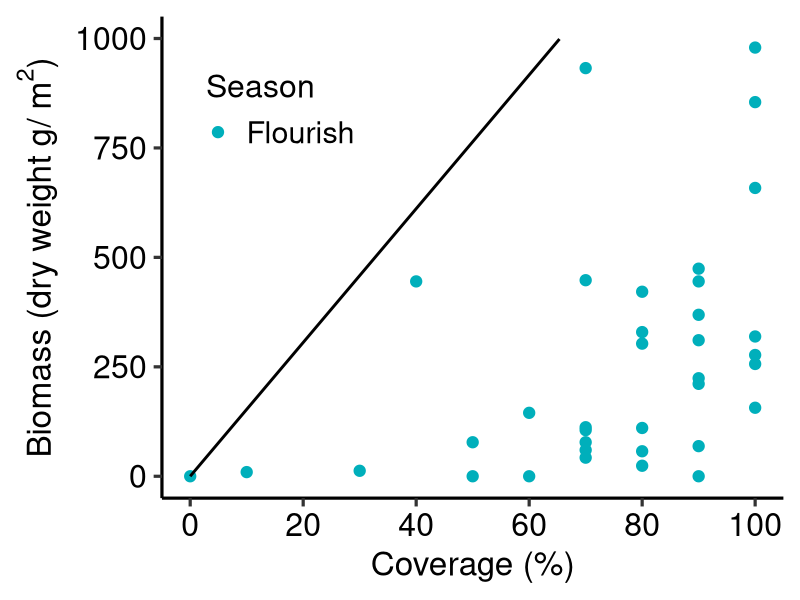
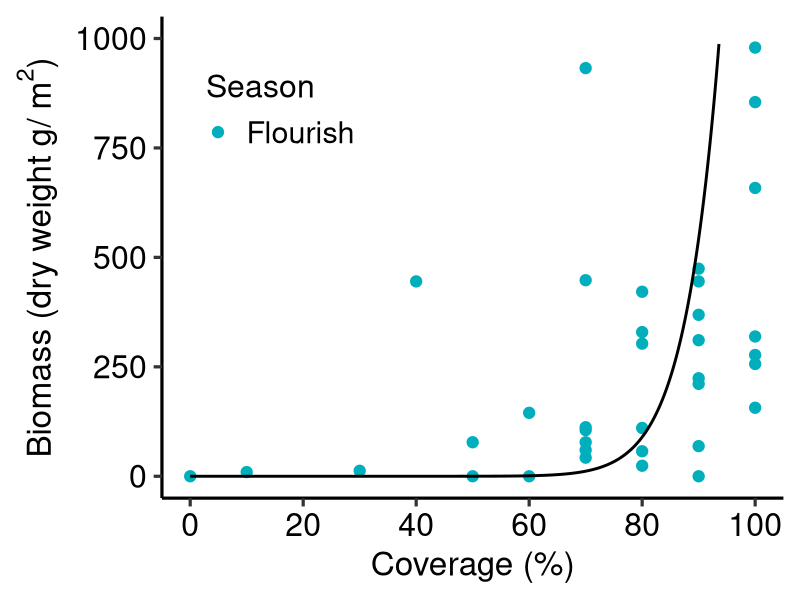
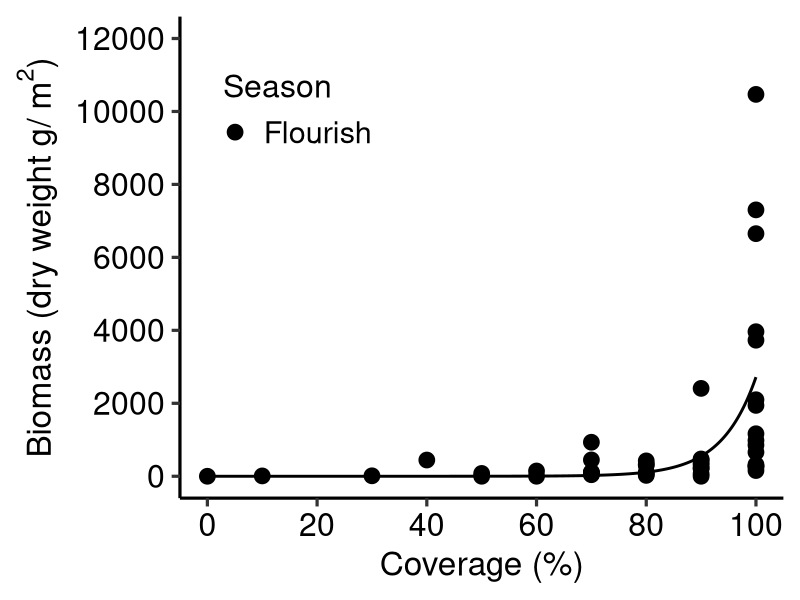

Source code (R) for these figures, in order: (Note: this script raises an error after producing the figures.)
##########################################
### R codes for Kombu (Saccharina) #######
##########################################


rm(list=ls())
library(ggplot2)

Kombu<-read.csv("Kombu.csv",stringsAsFactors = TRUE)
Kombu$Season <- factor(Kombu$Season, 
                       levels = c("Flourish","Decline") )
names(Kombu)

####### Hokkaido @ Makombu##########
Kombu_Hokkaido<-subset(Kombu,Kombu$Jap_name=="Onikombu"|Kombu$Jap_name=="Makombu"&Kombu$Region=="Hokkaido")
Kombu_Hokkaido$DW_g_m2

###Linear model#####
model1_HD1<- glm(DW_g_m2~ Cover,
                data = Kombu_Hokkaido)

model1_HD<- nls(DW_g_m2~ a*Cover,
                start = list(a=100),
                control = list(maxiter = 50000, warnOnly = TRUE),
                data = Kombu_Hokkaido)
summary(model1_HD)
AIC(model1_HD)
BIC(model1_HD)

####Power model#####
model2_HD<- nls(DW_g_m2~ a*Cover^b,
                start = list(a=10,b = 1),
                control = list(maxiter = 50000, warnOnly = TRUE),
                data = Kombu_Hokkaido)
summary(model2_HD)
AIC(model2_HD)
BIC(model2_HD)

####Exponential model#####
model3_HD1<- nls(DW_g_m2~ a*exp(b*Cover),
                start = list(a=40,b = 0.05), 
                control = list(maxiter = 50000, warnOnly = TRUE),
                data = Kombu_Hokkaido,
                trace=TRUE)
summary(model3_HD1)
AIC(model3_HD1)
BIC(model3_HD1)

model3_HD2<- nls(DW_g_m2~ a*exp(b*Cover)-a,
                start = list(a=40,b = 0.05), 
                control = list(maxiter = 50000, warnOnly = TRUE),
                data = Kombu_Hokkaido,
                trace=TRUE)

summary(model3_HD2)
AIC(model3_HD2)
BIC(model3_HD2)



####### Hokkaido##########
library(ggplot2)

#Model1
dummy_Hokkaido<- expand.grid(Cover=seq(min(Kombu_Hokkaido$Cover),
                                            max(Kombu_Hokkaido$Cover),length=1000))

pred_HD<- predict(model1_HD,newdata=dummy_Hokkaido,se.fit=T)
dummy_Hokkaido$DW<-pred_HD

plot_Hokkaido1<-ggplot(data=Kombu_Hokkaido, aes(x=Cover, y=DW_g_m2,color = Season)) + 
  xlab("Coverage (%)")+ 
  ylab(expression(paste("Biomass (dry weight g/ ",{m^2},")",sep="")))+
  geom_point(size=3.5)+
  scale_x_continuous(breaks=seq(0, 100,length=6),limits=c(0,100))+
  scale_y_continuous(breaks=seq(0, 1000,length=5),limits=c(0,1000))+
  scale_color_manual(labels = c("Flourish", "Decline"),values = c("#00AFBB","#FC4E07"))+
  labs(color='Season')+
  geom_line(data=dummy_Hokkaido, aes(x=Cover, y=DW),linewidth=1,color="black",inherit.aes = FALSE)+
  theme_classic(base_size = 24, base_family = "sans")+
  theme(axis.text = element_text(color="black",size=23))+
  theme(legend.justification=c(0.02,0.02), legend.position=c(0.05,0.7), 
        legend.title=element_text(size=23),legend.text =  element_text(size = 22))
plot_Hokkaido1

#Model2
pred_Hokkaido2<- predict(model2_HD,newdata=dummy_Hokkaido,se.fit=T)
dummy_Hokkaido$DW2<-pred_Hokkaido2

plot_Hokkaido2<-ggplot(data=Kombu_Hokkaido, aes(x=Cover, y=DW_g_m2,color = Season)) + 
  xlab("Coverage (%)")+ 
  ylab(expression(paste("Biomass (dry weight g/ ",{m^2},")",sep="")))+
  geom_point(size=3.5)+
  scale_x_continuous(breaks=seq(0, 100,length=6),limits=c(0,100))+
  scale_y_continuous(breaks=seq(0, 1000,length=5),limits=c(0,1000))+
  scale_color_manual(labels = c("Flourish", "Decline"),values = c("#00AFBB","#FC4E07"))+
  labs(color='Season')+
  geom_line(data=dummy_Hokkaido, aes(x=Cover, y=DW2),linewidth=1,color="black",inherit.aes = FALSE)+
  theme_classic(base_size = 24, base_family = "sans")+
  theme(axis.text = element_text(color="black",size=23))+
  theme(legend.justification=c(0.02,0.02), legend.position=c(0.05,0.7), 
        legend.title=element_text(size=23),legend.text =  element_text(size = 22))
plot_Hokkaido2

# save width 600 * Height 500 
#Model 3
pred_Hokkaido3<- predict(model3_HD2,newdata=dummy_Hokkaido,se.fit=T)
dummy_Hokkaido$DW3<-pred_Hokkaido3

plot_Hokkaido3<-ggplot(data=Kombu_Hokkaido, aes(x=Cover, y=DW_g_m2,color = Season)) + 
  xlab("Coverage (%)")+ 
  ylab(expression(paste("Biomass (dry weight g/ ",{m^2},")",sep="")))+
  geom_point(size=5)+
  scale_x_continuous(breaks=seq(0, 100,length=6),limits=c(0,100))+
  scale_y_continuous(breaks=seq(0, 12000,length=7),limits=c(0,12000))+
  scale_color_manual(labels = c("Flourish", "Decline"),values = c("black","grey50"))+
  labs(color='Season')+
  geom_line(data=dummy_Hokkaido, aes(x=Cover, y=DW3),linewidth=1,color="black",inherit.aes = FALSE)+
  theme_classic(base_size = 24, base_family = "sans")+
  theme(axis.text = element_text(color="black",size=23))+
  theme(legend.justification=c(0.02,0.02), legend.position=c(0.05,0.7), 
        legend.title=element_text(size=23),legend.text =  element_text(size = 22))
plot_Hokkaido3
#width 600 * Height 500 save

####### Hokkaido @ Nagakombu ##########
Kombu_Hokkaido_Naga<-subset(Kombu,Kombu$Jap_name=="Nagakombu"&Kombu$Region=="Hokkaido")
Kombu_Hokkaido_Naga$DW_g_m2

###Linear model#####
model1_HDN<- nls(DW_g_m2~ a*Cover,
                start = list(a=100),
                control = list(maxiter = 50000, warnOnly = TRUE),
                data = Kombu_Hokkaido_Naga)
summary(model1_HDN)
AIC(model1_HDN)
BIC(model1_HDN)

####Power model#####
model2_HDN<- nls(DW_g_m2~ a*Cover^b,
                start = list(a=10,b = 1),
                control = list(maxiter = 50000, warnOnly = TRUE),
                data = Kombu_Hokkaido_Naga)
summary(model2_HDN)
AIC(model2_HDN)
BIC(model2_HDN)

####Exponential model#####
model3_HDN1<- nls(DW_g_m2~ a*exp(b*Cover),
                start = list(a=40,b = 0.05), 
                control = list(maxiter = 50000, warnOnly = TRUE),
                data = Kombu_Hokkaido_Naga,
                trace=TRUE)
summary(model3_HDN1)
AIC(model3_HDN1)
BIC(model3_HDN1)

model3_HDN2<- nls(DW_g_m2~ a*exp(b*Cover)-a,
                 start = list(a=40,b = 0.05), 
                 control = list(maxiter = 50000, warnOnly = TRUE),
                 data = Kombu_Hokkaido_Naga,
                 trace=TRUE)
summary(model3_HDN2)
AIC(model3_HDN2)
BIC(model3_HDN2)



####### Hokkaido_Naga##########
library(ggplot2)

#Model1
dummy_Hokkaido_Naga<- expand.grid(Cover=seq(min(Kombu_Hokkaido_Naga$Cover),
                                       max(Kombu_Hokkaido_Naga$Cover),length=1000))
pred_HD_Naga<- predict(model1_HDN,newdata=dummy_Hokkaido_Naga,
                             se.fit=T,interval="confidence")
pred_HD_Naga$fit


pred_Hokkaido_Nagah<- pred_Hokkaido_Naga$fit+pred$se.fit*1.96
pred_Hokkaido_Nagal<- pred_Hokkaido_Naga$fit-pred$se.fit*1.96

dummy_Hokkaido_Naga$DW<-pred_Hokkaido_Naga

plot_Hokkaido_Naga1<-ggplot(data=Kombu_Hokkaido_Naga, aes(x=Cover, y=DW_g_m2,color = Season)) + 
  xlab("Coverage (%)")+ 
  ylab(expression(paste("Biomass (dry weight g/ ",{m^2},")",sep="")))+
  geom_point(size=3.5)+
  scale_x_continuous(breaks=seq(0, 100,length=6),limits=c(0,100))+
  scale_y_continuous(breaks=seq(0, 1000,length=5),limits=c(0,1000))+
  scale_color_manual(labels = c("Flourish", "Decline"),values = c("#00AFBB","#FC4E07"))+
  labs(color='Season')+
  geom_line(data=dummy_Hokkaido_Naga, aes(x=Cover, y=DW),linewidth=1,color="black",inherit.aes = FALSE)+
  theme_classic(base_size = 24, base_family = "sans")+
  theme(axis.text = element_text(color="black",size=23))+
  theme(legend.justification=c(0.02,0.02), legend.position=c(0.05,0.7), 
        legend.title=element_text(size=23),legend.text =  element_text(size = 22))
plot_Hokkaido_Naga1

#Model2
pred_Hokkaido_Naga2<- predict(model2_HDN,newdata=dummy_Hokkaido_Naga,se.fit=T)
dummy_Hokkaido_Naga$DW2<-pred_Hokkaido_Naga2

plot_Hokkaido_Naga2<-ggplot(data=Kombu_Hokkaido_Naga, aes(x=Cover, y=DW_g_m2,color = Season)) + 
  xlab("Coverage (%)")+ 
  ylab(expression(paste("Biomass (dry weight g/ ",{m^2},")",sep="")))+
  geom_point(size=3.5)+
  scale_x_continuous(breaks=seq(0, 100,length=6),limits=c(0,100))+
  scale_y_continuous(breaks=seq(0, 1000,length=5),limits=c(0,1000))+
  scale_color_manual(labels = c("Flourish", "Decline"),values = c("#00AFBB","#FC4E07"))+
  labs(color='Season')+
  geom_line(data=dummy_Hokkaido_Naga, aes(x=Cover, y=DW2),linewidth=1,color="black",inherit.aes = FALSE)+
  theme_classic(base_size = 24, base_family = "sans")+
  theme(axis.text = element_text(color="black",size=23))+
  theme(legend.justification=c(0.02,0.02), legend.position=c(0.05,0.7), 
        legend.title=element_text(size=23),legend.text =  element_text(size = 22))
plot_Hokkaido_Naga2

# save width 600 * Height 500 
#Model 3
pred_Hokkaido_Naga3<- predict(model3_HDN2,newdata=dummy_Hokkaido_Naga,
                              se.fit=T,interval="confidence")
dummy_Hokkaido_Naga$DW3<-pred_Hokkaido_Naga3

plot_Hokkaido_Naga3<-ggplot(data=Kombu_Hokkaido_Naga, aes(x=Cover, y=DW_g_m2,color = Season)) + 
  xlab("Coverage (%)")+ 
  ylab(expression(paste("Biomass (dry weight g/ ",{m^2},")",sep="")))+
  geom_point(size=3.5)+
  scale_x_continuous(breaks=seq(0, 100,length=6),limits=c(0,100))+
  scale_y_continuous(breaks=seq(0, 12000,length=7),limits=c(0,12000))+
  scale_color_manual(labels = c("Flourish", "Decline"),values = c("black","grey50"))+
  labs(color='Season')+
  geom_line(data=dummy_Hokkaido_Naga, aes(x=Cover, y=DW3),linewidth=1,color="black",inherit.aes = FALSE)+
  theme_classic(base_size = 24, base_family = "sans")+
  theme(axis.text = element_text(color="black",size=23))+
  theme(legend.justification=c(0.02,0.02), legend.position=c(0.05,0.7), 
        legend.title=element_text(size=23),legend.text =  element_text(size = 22))
plot_Hokkaido_Naga3



#width 600 * Height 500 save

##### Makombu + Nagakombu Model 3 
pred_Hokkaido_Naga3<- predict(model3_HDN,newdata=dummy_Hokkaido_Naga,se.fit=T)
dummy_Hokkaido_Naga$DW3<-pred_Hokkaido_Naga3

Kombu_Hokkaido2<-rbind(Kombu_Hokkaido,Kombu_Hokkaido_Naga)

plot_Hokkaido_Ma_Naga<-ggplot(data=Kombu_Hokkaido2, aes(x=Cover, y=DW_g_m2,shape =Type)) + 
  xlab("Coverage (%)")+ 
  ylab(expression(paste("Biomass (dry weight g/ ",{m^2},")",sep="")))+
  geom_point(size=8)+
  scale_x_continuous(breaks=seq(0, 100,length=6),limits=c(0,100))+
  scale_y_continuous(breaks=seq(0, 12000,length=7),limits=c(0,12000))+
  scale_shape_manual(labels = c("Makombu", "Nagakombu"),values = c(1,2))+
  labs(color='Season')+
  geom_line(data=dummy_Hokkaido, aes(x=Cover, y=DW3),linewidth=1,linetype = 1,color="black",inherit.aes = FALSE)+
  geom_line(data=dummy_Hokkaido_Naga, aes(x=Cover, y=DW3),linewidth=1,linetype = 2,color="black",inherit.aes = FALSE)+
  theme_classic(base_size = 24, base_family = "sans")+
  theme(axis.text = element_text(color="black",size=23))+
  theme(legend.justification=c(0.02,0.02), legend.position=c(0.05,0.7), 
        legend.title=element_text(size=23),legend.text =  element_text(size = 22))
plot_Hokkaido_Ma_Naga


####### TohokuPacific @ Kombu##########
Kombu_TohokuPacific<-subset(Kombu,Kombu$Region=="TohokuPacific")
Kombu_TohokuPacific$DW_g_m2

###Linear model#####
model1_TP<- nls(DW_g_m2~ a*Cover,
                start = list(a=100),
                control = list(maxiter = 50000, warnOnly = TRUE),
                data = Kombu_TohokuPacific)
summary(model1_TP)
AIC(model1_TP)
BIC(model1_TP)

####Power model#####
model2_TP<- nls(DW_g_m2~ a*Cover^b,
                start = list(a=10,b = 1),
                control = list(maxiter = 50000, warnOnly = TRUE),
                data = Kombu_TohokuPacific)
summary(model2_TP)
AIC(model2_TP)
BIC(model2_TP)

####Power model#####
model3_TP1<- nls(DW_g_m2~ a*exp(b*Cover),
                start = list(a=40,b = 0.05), 
                control = list(maxiter = 50000, warnOnly = TRUE),
                data = Kombu_TohokuPacific,
                trace=TRUE)
summary(model3_TP1)
AIC(model3_TP1)
BIC(model3_TP1)

model3_TP2<- nls(DW_g_m2~ a*exp(b*Cover)-a,
                start = list(a=40,b = 0.05), 
                control = list(maxiter = 50000, warnOnly = TRUE),
                data = Kombu_TohokuPacific,
                trace=TRUE)
summary(model3_TP2)
AIC(model3_TP2)
BIC(model3_TP2)



####### TohokuPacific##########
library(ggplot2)

#Model1
dummy_TohokuPacific<- expand.grid(Cover=seq(min(Kombu_TohokuPacific$Cover),
                                             max(Kombu_TohokuPacific$Cover),length=1000))

pred_TohokuPacific<- predict(model1_TP,newdata=dummy_TohokuPacific,se.fit=T)
dummy_TohokuPacific$DW<-pred_TohokuPacific

plot_TohokuPacific1<-ggplot(data=Kombu_TohokuPacific, aes(x=Cover, y=DW_g_m2,color = Season)) + 
  xlab("Coverage (%)")+ 
  ylab(expression(paste("Biomass (dry weight g/ ",{m^2},")",sep="")))+
  geom_point(size=3.5)+
  scale_x_continuous(breaks=seq(0, 100,length=6),limits=c(0,100))+
  scale_y_continuous(breaks=seq(0, 1000,length=5),limits=c(0,1000))+
  scale_color_manual(labels = c("Flourish", "Decline"),values = c("#00AFBB","#FC4E07"))+
  labs(color='Season')+
  geom_line(data=dummy_TohokuPacific, aes(x=Cover, y=DW),linewidth=1,color="black",inherit.aes = FALSE)+
  theme_classic(base_size = 24, base_family = "sans")+
  theme(axis.text = element_text(color="black",size=23))+
  theme(legend.justification=c(0.02,0.02), legend.position=c(0.05,0.7), 
        legend.title=element_text(size=23),legend.text =  element_text(size = 22))
plot_TohokuPacific1

#Model2
pred_TohokuPacific2<- predict(model2_TP,newdata=dummy_TohokuPacific,se.fit=T)
dummy_TohokuPacific$DW2<-pred_TohokuPacific2

plot_TohokuPacific2<-ggplot(data=Kombu_TohokuPacific, aes(x=Cover, y=DW_g_m2,color = Season)) + 
  xlab("Coverage (%)")+ 
  ylab(expression(paste("Biomass (dry weight g/ ",{m^2},")",sep="")))+
  geom_point(size=3.5)+
  scale_x_continuous(breaks=seq(0, 100,length=6),limits=c(0,100))+
  scale_y_continuous(breaks=seq(0, 1000,length=5),limits=c(0,1000))+
  scale_color_manual(labels = c("Flourish", "Decline"),values = c("#00AFBB","#FC4E07"))+
  labs(color='Season')+
  geom_line(data=dummy_TohokuPacific, aes(x=Cover, y=DW2),linewidth=1,color="black",inherit.aes = FALSE)+
  theme_classic(base_size = 24, base_family = "sans")+
  theme(axis.text = element_text(color="black",size=23))+
  theme(legend.justification=c(0.02,0.02), legend.position=c(0.05,0.7), 
        legend.title=element_text(size=23),legend.text =  element_text(size = 22))
plot_TohokuPacific2

# save width 600 * Height 500 
#Model 3
pred_TohokuPacific3<- predict(model3_TP2,newdata=dummy_TohokuPacific,se.fit=T)
dummy_TohokuPacific$DW3<-pred_TohokuPacific3

plot_TohokuPacific3<-ggplot(data=Kombu_TohokuPacific, aes(x=Cover, y=DW_g_m2,color = Season)) + 
  xlab("Coverage (%)")+ 
  ylab(expression(paste("Biomass (dry weight g/ ",{m^2},")",sep="")))+
  geom_point(size=8)+
  scale_x_continuous(breaks=seq(0, 100,length=6),limits=c(0,100))+
  scale_y_continuous(breaks=seq(0, 1000,length=5),limits=c(0,1000))+
  scale_color_manual(labels = c("Flourish", "Decline"),values = c("black","grey50"))+
  labs(color='Season')+
  geom_line(data=dummy_TohokuPacific, aes(x=Cover, y=DW3),linewidth=1,color="black",inherit.aes = FALSE)+
  theme_classic(base_size = 24, base_family = "sans")+
  theme(axis.text = element_text(color="black",size=23))+
  theme(legend.justification=c(0.02,0.02), legend.position=c(0.05,0.7), 
        legend.title=element_text(size=23),legend.text =  element_text(size = 22))
plot_TohokuPacific3



#width 600 * Height 500 save

#################################################################
###Comparison of the relationships for Kombu among regions#####
#################################################################

dummy_Hokkaido1<- expand.grid(Cover=seq(min(Kombu_Hokkaido$Cover),
                                       max(Kombu_Hokkaido$Cover),length=1000))
pred_Hokkaido3<- predict(model3_HD2,newdata=dummy_Hokkaido1,se.fit=T)
dummy_Hokkaido1$DW<-pred_Hokkaido3
dummy_Hokkaido1$RegionClass<-"HD Makombu"

dummy_Hokkaido_Naga1<- expand.grid(Cover=seq(min(Kombu_Hokkaido_Naga$Cover),
                                            max(Kombu_Hokkaido_Naga$Cover),length=1000))
pred_Hokkaido_Naga3<- predict(model3_HDN2,newdata=dummy_Hokkaido_Naga1,se.fit=T)
dummy_Hokkaido_Naga1$DW<-pred_Hokkaido_Naga3
dummy_Hokkaido_Naga1$RegionClass<-"HD Nagakombu"


dummy_TohokuPacific1<- expand.grid(Cover=seq(min(Kombu_TohokuPacific$Cover),
                                            max(Kombu_TohokuPacific$Cover),length=1000))
pred_TohokuPacific2<- predict(model3_TP2,newdata=dummy_TohokuPacific1,se.fit=T)
dummy_TohokuPacific1$DW<-pred_TohokuPacific2
dummy_TohokuPacific1$RegionClass<-"TP Makombu"

dummy_Kombu<-rbind(dummy_Hokkaido1,dummy_Hokkaido_Naga1,dummy_TohokuPacific1)
dummy_Kombu$RegionClass<-factor(dummy_Kombu$RegionClass, 
                                 levels = c("HD Makombu","HD Nagakombu","TP Makombu") )

plot_all_kombu<-ggplot(data=dummy_Kombu, aes(x=Cover, y=DW,linetype = RegionClass,color= RegionClass)) + 
  xlab("Coverage (%)")+ 
  ylab(expression(paste("Biomass (dry weight g/ ",{m^2},")",sep="")))+
  scale_x_continuous(breaks=seq(0, 100,length=6),limits=c(0,100))+
  scale_y_continuous(breaks=seq(0, 6000,length=7),limits=c(0,6000))+ 
  geom_line(linewidth=1.25)+
  theme_classic(base_size = 24, base_family = "sans")+
  theme(axis.text = element_text(color="black",size=23))+
  theme(legend.justification=c(0.02,0.02), legend.position=c(0.05,0.55), 
        legend.title=element_text(size=20),legend.text =  element_text(size = 20))
plot_all_kombu
